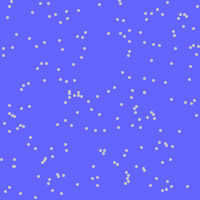
Frame 1 (no input)
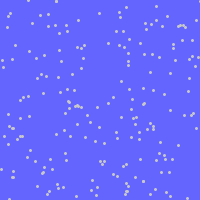
Frame 60 (the mouse pressed at the canvas centre just before this capture)
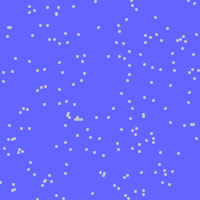
Frame 120 (the mouse held since frame 60 and released just before this capture)

The Processing sketch that drew these frames (run headless with seeded random() and noise(); from frame 60 on, the mouse is pressed at the canvas centre):

// Processing sketch: processing_130383
// ── processing_130383.pde

// merkle
// Neve
int pingos=200; 
float [] chuvax;
float [] chuvay;

void setup() {
  size(200, 200);
  strokeWeight(3);
  //  frameRate(10);
  stroke(150);
  chuvax = new float[pingos];
  chuvay = new float[pingos];
  for (int i=0; i<pingos; i++)
  {
    chuvax[i] = floor(random(width));
    chuvay[i] = floor(random(height));
  }
 
}

void draw() {

  background(100, 100, 255);
  stroke(200);
  for (int i=0; i<pingos; i++)
  {
    point(chuvax[i], chuvay[i]);
    chuvay[i]=chuvay[i]+random(-0.1, 0.5);
    chuvax[i]=chuvax[i]+random(-0.1, 0.1);
    if (chuvay[i]>height)
    {
      chuvax[i] = floor(random(width*1.5));
      chuvay[i] = 0;//floor(random(height));
    }
  }
}

void keyPressed()
{
  background(random(255), random(255), random(255));
}
